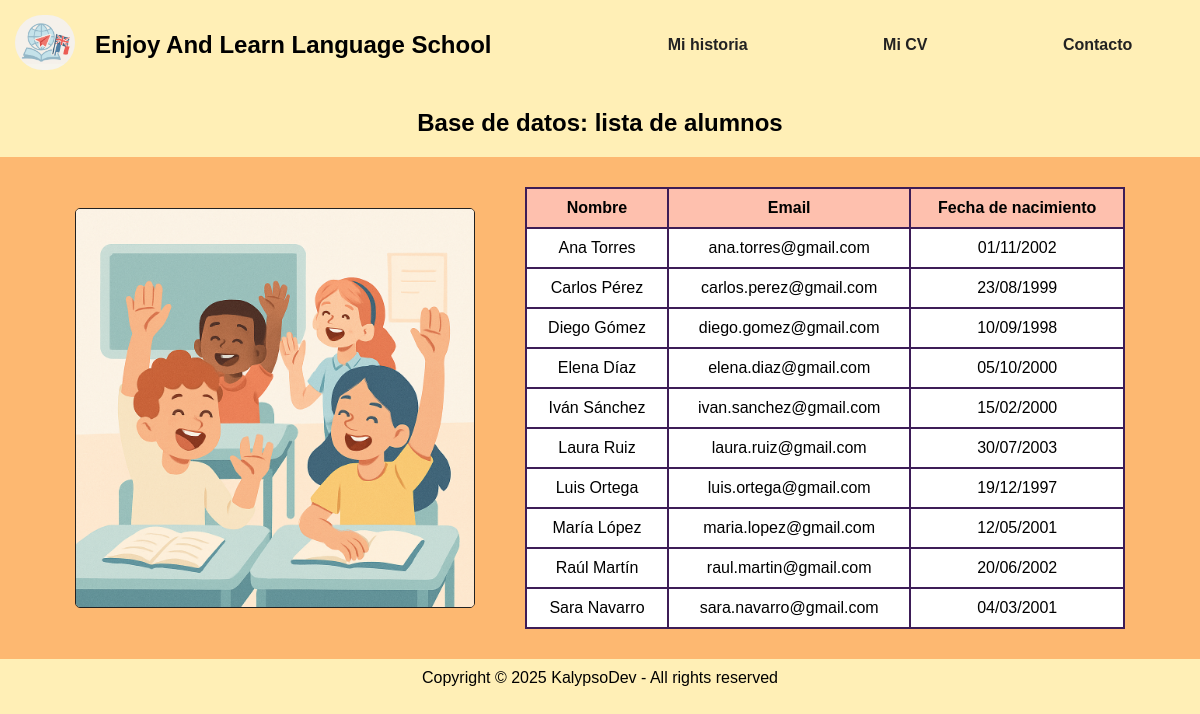
Screenshot of /apps/enjoyAndLearnApp/alumnos/formulario_ver_alumnos.php with the database file from the repository.
### tables this page shows
CREATE TABLE `alumnos` (
  `id_alumno` int(11) NOT NULL,
  `nombre` varchar(100) NOT NULL,
  `email` varchar(100) NOT NULL,
  `fecha_nacimiento` date NOT NULL
);

### apps/enjoyAndLearnApp/alumnos/formulario_ver_alumnos.php (the view, shortened to what this page needs)
<!DOCTYPE html>
<html lang="en">
<head>
    <link rel="stylesheet" href="../../../css/enjoyLearnSchool.css">
</head>
<body>
    <header>
        <section id="logoSection">
            <a href="http://localhost/kalypso-dev-vanilla-php-mysql/apps/enjoyAndLearnApp/"><img
                    src="../../../img/enjoyAndLearnLanguageSchoolLogo.png" alt="Logo de KalypsoDev" id="logo"></a>
            <h1>Enjoy And Learn Language School</h1>
        </section>
        <nav>
            <a href="../../../pages/miHistoria.php">Mi historia</a>
            <a href="../../../pages/miCV.php">Mi CV</a>
            <a href="../../../pages/contacto.php">Contacto</a>
        </nav>
    </header>
    <main>
        <h2>Base de datos: lista de alumnos</h2>
        <section id="resultSection">
            <img src="../../../img/students.png" alt="Alumnos">
            <?php
            $conexion = new mysqli('localhost', 'root', '', 'escuela_idiomas');
            $resultado = $conexion->query("SELECT
    nombre,
    email,
    DATE_FORMAT(fecha_nacimiento, '%d/%m/%Y') AS `fecha_nacimiento`
FROM alumnos
ORDER BY nombre ASC");
            $alumnos = $resultado->fetch_all(MYSQLI_ASSOC);
            echo '<table>';
            echo '<tr><th>Nombre</th><th>Email</th><th>Fecha de nacimiento</th></tr>';
            foreach ($alumnos as $alumno) {
                echo '<tr>
        <td>' . htmlspecialchars($alumno['nombre']) . '</td>
        <td>' . htmlspecialchars($alumno['email']) . '</td>
        <td>' . htmlspecialchars($alumno['fecha_nacimiento']) . '</td>
    </tr>';
            };
            echo '</table>';
            ?>
        </section>
    </main>
    <footer>
        <p>Copyright © 2025 KalypsoDev - All rights reserved</p>
    </footer>
</body>
</html>

### css/enjoyLearnSchool.css (style rules this page uses)
* { font-family: Verdana, Geneva, Tahoma, sans-serif; margin: 0; padding: 0; box-sizing: border-box; }
html { height: 100%; }
body { background-color: #ffefb6; display: flex; flex-direction: column; justify-content: space-between; align-items: center; }
header { height: 20%; width: 100%; display: flex; justify-content: space-between; align-items: center; }
#logoSection { display: flex; align-items: center; justify-content: center; column-gap: 20px; padding: 15px; }
#logo { width: 60px; border-radius: 60px; }
nav { display: flex; justify-content: space-around; width: 50%; }
nav a { font-size: 16px; font-weight: bold; }
a { text-decoration: none; color: #222; }
main { width: 100%; display: flex; flex-direction: column; justify-content: center; align-items: center; }
h2 { padding: 20px; }
#resultSection { width: 100%; min-height: 500px; display: flex; justify-content: space-around; align-items: center; background-color: #fdb871; padding: 30px 50px; }
#formSection img, #resultSection img { height: 400px; border-radius: 5px; border: 1px solid #222; }
table { width: 600px; }
table, th, tr, td { border: 2px solid rgb(61, 29, 87); padding: 10px; border-collapse: collapse; text-align: center; }
td { background-color: white; }
th { background-color: #fec0ae; }
footer { width: 100%; text-align: center; padding: 10px; }

### rows the page displays
alumnos: nombre "Ana Torres", email "ana.torres@gmail.com", fecha_nacimiento "01/11/2002"
alumnos: nombre "Carlos Pérez", email "carlos.perez@gmail.com", fecha_nacimiento "23/08/1999"
alumnos: nombre "Diego Gómez", email "diego.gomez@gmail.com", fecha_nacimiento "10/09/1998"
alumnos: nombre "Elena Díaz", email "elena.diaz@gmail.com", fecha_nacimiento "05/10/2000"
alumnos: nombre "Iván Sánchez", email "ivan.sanchez@gmail.com", fecha_nacimiento "15/02/2000"
alumnos: nombre "Laura Ruiz", email "laura.ruiz@gmail.com", fecha_nacimiento "30/07/2003"
alumnos: nombre "Luis Ortega", email "luis.ortega@gmail.com", fecha_nacimiento "19/12/1997"
alumnos: nombre "María López", email "maria.lopez@gmail.com", fecha_nacimiento "12/05/2001"
alumnos: nombre "Raúl Martín", email "raul.martin@gmail.com", fecha_nacimiento "20/06/2002"
alumnos: nombre "Sara Navarro", email "sara.navarro@gmail.com", fecha_nacimiento "04/03/2001"
